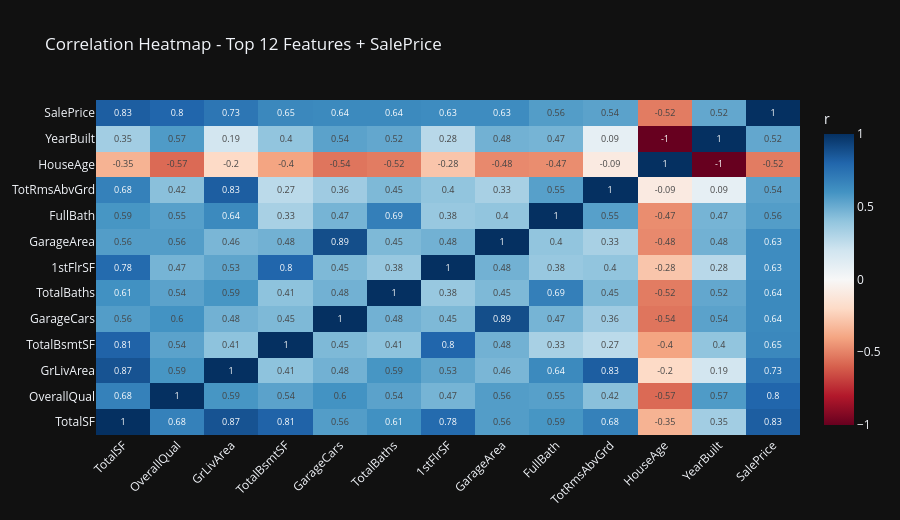

Here is the notebook cell this chart was saved with:
### Code cell
TOP_N = 12
top_features = corr.abs().sort_values(ascending=False).head(TOP_N).index.tolist()
corr_matrix  = df[top_features + [TARGET]].corr().round(2)

fig = go.Figure(go.Heatmap(
    z=corr_matrix.values,
    x=corr_matrix.columns.tolist(),
    y=corr_matrix.index.tolist(),
    colorscale="RdBu",
    zmid=0,
    text=np.round(corr_matrix.values, 2),
    texttemplate="%{text}",
    textfont=dict(size=9),
    hovertemplate="%{y} x %{x}: %{z:.3f}<extra></extra>",
    colorbar=dict(title=dict(text="r")),
))
fig.update_layout(
    title=f"Correlation Heatmap - Top {TOP_N} Features + SalePrice",
    height=520,
    xaxis=dict(tickangle=-45),
)
fig.show()

### Figure 1 — Plotly figure (JSON) as saved in the notebook; plotly's stock layout.template omitted (floating-point values rounded to 4 significant figures; data arrays with more than 128 entries replaced by an {"elided": "..."} marker saying what was removed)
{"data": [{"colorbar": {"title": {"text": "r"}}, "colorscale": [[0, "rgb(103,0,31)"], [0.1, "rgb(178,24,43)"], [0.2, "rgb(214,96,77)"], [0.3, "rgb(244,165,130)"], [0.4, "rgb(253,219,199)"], [0.5, "rgb(247,247,247)"], [0.6, "rgb(209,229,240)"], [0.7, "rgb(146,197,222)"], [0.8, "rgb(67,147,195)"], [0.9, "rgb(33,102,172)"], [1, "rgb(5,48,97)"]], "hovertemplate": "%{y} x %{x}: %{z:.3f}<extra></extra>", "text": {"elided": "13x13 float values"}, "textfont": {"size": 9}, "texttemplate": "%{text}", "type": "heatmap", "x": ["TotalSF", "OverallQual", "GrLivArea", "TotalBsmtSF", "GarageCars", "TotalBaths", "1stFlrSF", "GarageArea", "FullBath", "TotRmsAbvGrd", "HouseAge", "YearBuilt", "SalePrice"], "y": ["TotalSF", "OverallQual", "GrLivArea", "TotalBsmtSF", "GarageCars", "TotalBaths", "1stFlrSF", "GarageArea", "FullBath", "TotRmsAbvGrd", "HouseAge", "YearBuilt", "SalePrice"], "z": {"elided": "13x13 float values"}, "zmid": 0}], "layout": {"height": 520, "title": {"text": "Correlation Heatmap - Top 12 Features + SalePrice"}, "xaxis": {"tickangle": -45}}}
